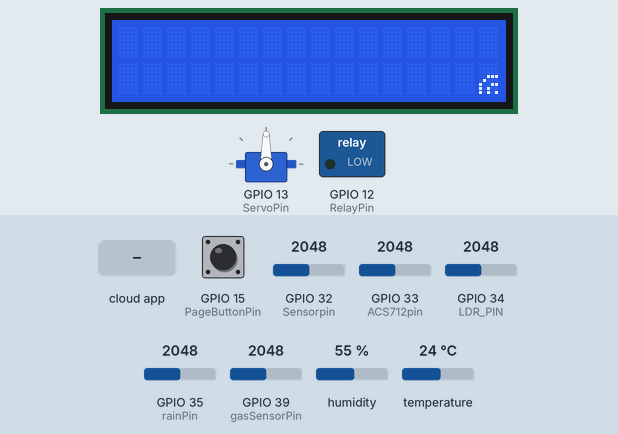
This sketch was run on a simulated ESP32. Parts: servo, 16×2 character LCD, switched loads named in the sketch (green lamp = pin HIGH). The test bench sets the inputs (shaded band); at power-on: GPIO 15 (PageButtonPin) HIGH, GPIO 33 (ACS712pin) = 2048, GPIO 32 (Sensorpin) = 2048, GPIO 34 (LDR_PIN) = 2048, GPIO 35 (rainPin) = 2048, GPIO 39 (gasSensorPin) = 2048, humidity 55 %, temperature 24 °C. WiFi joins after 1.5 s; servers stay silent unless stated; network time is answered at once with the bench clock; the local clock reads 2024-03-15 10:24:30 at power-on unless the sketch sets it; the Firebase database answers and starts empty; what the sketch prints to the serial monitor is not drawn.

Above: at 2.8 s.
2.9 s: the phone or cloud app sets lampu_led to 1
At 5.4 s:
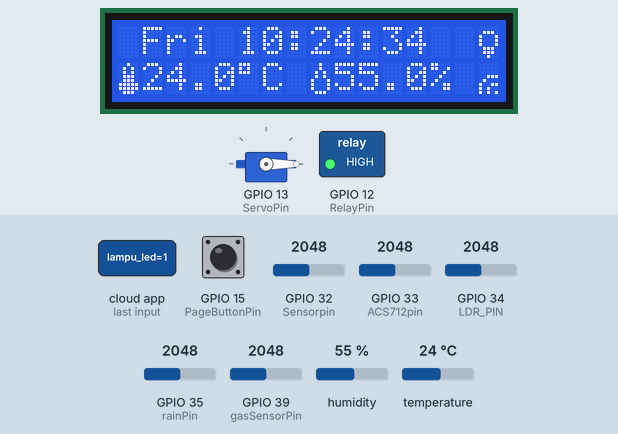
6.1 s: GPIO 15 (PageButtonPin) pulled LOW for 1 s
At 8.0 s:
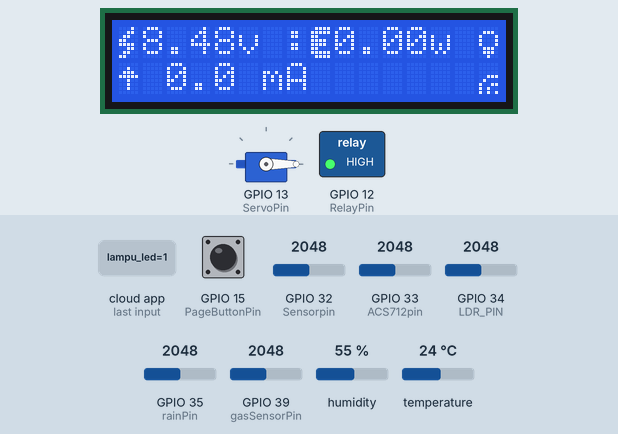
14.2 s: GPIO 33 (ACS712pin) set to 122
At 16.5 s:
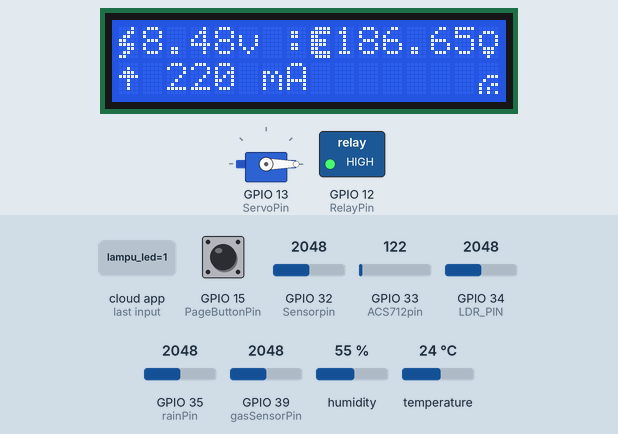
19.2 s: the phone or cloud app sets lampu_led to 0
At 22.2 s:
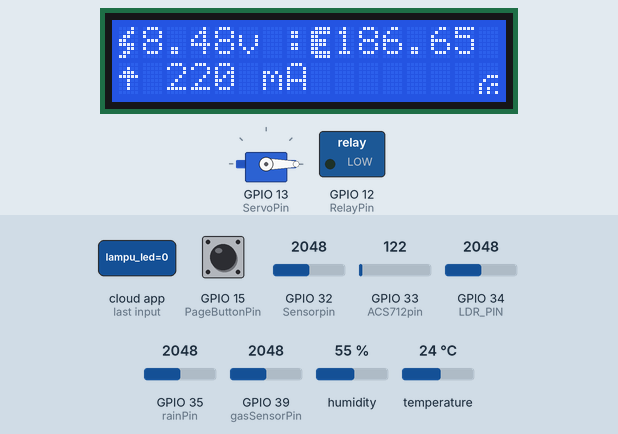
24.4 s: GPIO 32 (Sensorpin) set to 1162
At 26.54 s:
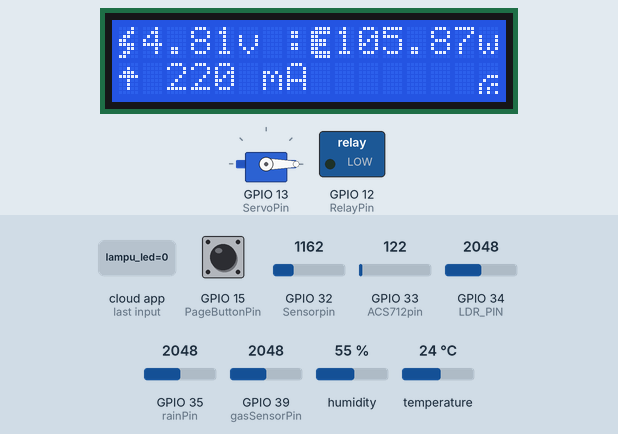
27.8 s: GPIO 32 (Sensorpin) set to 1026
At 30.7 s:
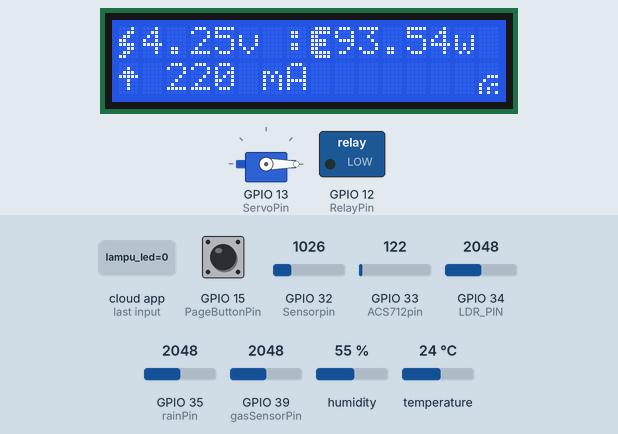
Timing chart, 0 to 32.2 s (numbered marks = the images above; inputs shaded):
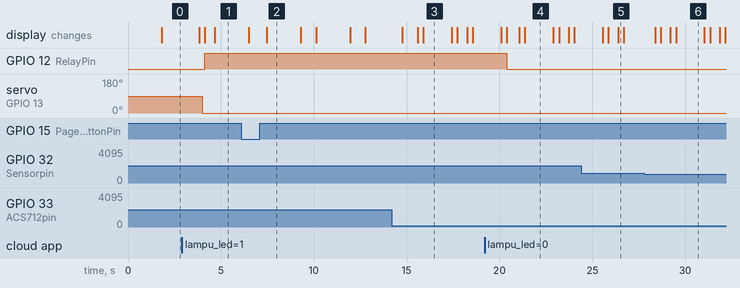

The sketch:

updateangkringan2.ino
```cpp
#include <Arduino.h>
#include <WiFiManager.h>
#include <LiquidCrystal_I2C.h>
#include <NTPClient.h>
#include <WiFiUdp.h>
#include <DHT.h>
#include <FirebaseESP32.h>
#include <ESP32_Servo.h>

#define FIREBASE_HOST "iot-angkringan-default-rtdb.asia-southeast1.firebasedatabase.app"
#define FIREBASE_AUTH "P0jMkStl4tann1ntU5GMNSeTy83LueCVQ97lU5DE"

FirebaseData firebaseData;
FirebaseJson json;
String prefix = "users/KQSMP3qTe7OkJxhdQm4fSp5C1m22/";
unsigned long lastFirebaseSendTime = 0;
const unsigned long firebaseSendInterval = 1000;

#define RelayPin 12
#define RelayButtonPin 26
#define PageButtonPin 15
#define Sensorpin 32
#define ACS712pin 33
#define LDR_PIN 34
#define rainPin 35
#define gasSensorPin 39
#define ServoPin 13
#define DHTPin 4
#define DHTTYPE DHT11
DHT dht(DHTPin, DHTTYPE);
Servo myservo;

bool relayStatus = false;

int buttonState;
int lastButtonState = LOW;
int currentPage = 1;
int LDRValue;
int gasValue;
int rainAnalog;

float V_offset_actual = 2.35;
float voltageScaleFactor = 12.0 / 9.35;

float lastTemperature = 0.0;
float lastHumidity = 0.0;

unsigned long lastDebounceTime = 0;
unsigned long debounceDelay = 50;
unsigned long lastVoltageTime = 0;
unsigned long voltageInterval = 1000;
unsigned long lastDHTTime = 0;
unsigned long DHTInterval = 2000;
unsigned long lastPredictionTime = 0;
const unsigned long predictionInterval = 6000;
unsigned long lastGasReadTime = 0;
const unsigned long gasReadInterval = 1000;


LiquidCrystal_I2C lcd(0x27, 16, 2);
byte wifi[] = {
  B00000,
  B00000,
  B00000,
  B00111,
  B01000,
  B10011,
  B10100,
  B10101
};
byte blank[] = {
  B00000,
  B00000,
  B00000,
  B00000,
  B00000,
  B00000,
  B00000,
  B00000
};
byte temp[] = {
  B00100,
  B01010,
  B01010,
  B01110,
  B01110,
  B11111,
  B11111,
  B01110
};
byte humd[] = {
  B00100,
  B00100,
  B01010,
  B01010,
  B10001,
  B10001,
  B10001,
  B01110
};
byte lamp[] = {
  B00000,
  B01110,
  B10001,
  B10001,
  B10001,
  B01110,
  B01110,
  B00100
};
byte curr[] = {
  B00000,
  B00100,
  B01110,
  B11111,
  B00100,
  B00100,
  B00100,
  B00000
};
byte volt[] = {
  B00010,
  B00110,
  B01100,
  B11000,
  B11110,
  B00110,
  B01100,
  B11000
};

byte pwrs[] = {
  B01111,
  B11111,
  B11000,
  B11110,
  B11110,
  B11000,
  B11111,
  B01111
};
const long utcOffsetInSeconds = 25200;
WiFiUDP ntpUDP;
NTPClient timeClient(ntpUDP, "pool.ntp.org", utcOffsetInSeconds);

void setup() {
  Serial.begin(115200);

  dht.begin();
  myservo.attach(ServoPin);

  pinMode(RelayPin, OUTPUT);
  pinMode(RelayButtonPin, INPUT_PULLUP);
  pinMode(PageButtonPin, INPUT_PULLUP);
  pinMode(gasSensorPin, INPUT);
  pinMode(LDR_PIN, INPUT);
  pinMode(rainPin, INPUT);

  lcd.begin();
  lcd.backlight();
  lcd.createChar(0, wifi);
  lcd.createChar(1, blank);
  lcd.createChar(2, temp);
  lcd.createChar(3, humd);
  lcd.createChar(4, lamp);
  lcd.createChar(5, curr);
  lcd.createChar(6, volt);
  lcd.createChar(7, pwrs);

//------------------------------
  WiFiManager wm;
  bool res;
  res = wm.autoConnect("angkringan 5.0", "tumbasisek");
  if (!res) {
    Serial.println("Failed to connect");
    // ESP.restart();
  } else {
    Serial.println("Connected...yeey :)");
  }

  Firebase.begin(FIREBASE_HOST, FIREBASE_AUTH);
  Firebase.reconnectWiFi(true);


//-----------------------------
  timeClient.begin();
  timeClient.update();

}

void loop() {
  unsigned long currentMillis = millis();

//-------------ganti halaman lcd dengan tombol-----------
  int pageButtonReading = digitalRead(PageButtonPin);

  if ((millis() - lastDebounceTime) > debounceDelay) {
    if (pageButtonReading != lastButtonState) {
      lastButtonState = pageButtonReading;

      if (pageButtonReading == LOW) {
        currentPage = (currentPage == 3) ? 1 : (currentPage + 1); // Geser halaman antara 1, 2, dan 3
      }

      lastDebounceTime = millis();
    }
  }

//-----------status relay------------
  String pathRelay = prefix + "/lampu_led";
  if (Firebase.getBool(firebaseData, pathRelay)) {
    relayStatus = firebaseData.boolData();
    digitalWrite(RelayPin, relayStatus);
  //  Serial.println("Kondisi lampu: " + String(relayStatus));
  }

//------------status icon wifi dan lampu---------
  lcd.setCursor(15, 1);
  if (WiFi.status() == WL_CONNECTED) {
    lcd.write(byte(0));
  } else {
    lcd.write(byte(1));
  }

  lcd.setCursor(15, 0);
  lcd.write(relayStatus ? byte(4) : byte(1));

//----------voltage, current, power---------------
  float voltage, current, power;
  if (currentMillis - lastVoltageTime >= voltageInterval) {
    lastVoltageTime = currentMillis;
    calculateVoltageCurrentPower(voltage, current, power);
  }

//-----------Temperature,danHumidity--------
  float newTemperature = dht.readTemperature();
  float newHumidity = dht.readHumidity();

  if (!isnan(newTemperature) && !isnan(newHumidity)) {
    if (newTemperature != lastTemperature || newHumidity != lastHumidity) {
      lastTemperature = newTemperature;
      lastHumidity = newHumidity;
    }
  }
//--------------LDR-------------------------
  LDRValue = analogRead(LDR_PIN);
  LDRValue = 4095 - LDRValue;

//------------rain--------------
  rainAnalog = analogRead(rainPin);

//------------prediksi hujan----------------
  if (currentMillis - lastPredictionTime >= predictionInterval) {

    PrediksiHujan(lastHumidity, lastTemperature, LDRValue);

    lastPredictionTime = currentMillis;
  }

//----------gasmq2-------------
  gasValue = analogRead(gasSensorPin);

//--------------updateToFirebase------------
      if (millis() - lastFirebaseSendTime >= firebaseSendInterval) {
        FirebaseUpdate(lastTemperature, lastHumidity, current, voltage, power, LDRValue, gasValue, rainAnalog);
        lastFirebaseSendTime = millis();
  }

//---------pergantian halaman lcd---------
  if (currentPage == 1) {
    Page1();
  } else if (currentPage == 2) {
    Page2(voltage, current, power);
  } else if (currentPage == 3) {
    Page3();
  }


//----------servo get dari firebase--------------
  String pathServo = prefix + "/servo";
    if (Firebase.getInt(firebaseData, pathServo)) {
      int angle = firebaseData.intData();
      myservo.write(angle);
  //    Serial.println("Posisi Servo: " + String(angle));
    } else {
  //    Serial.println("Failed to read servo angle from Firebase");
    }
}
```

FirebaseUpdate.ino
```cpp
void FirebaseUpdate(float temperature, float humidity, float current, float voltage, float power, int LDRValue, int gasValue,int rainAnalog) {
  String pathTemperature = prefix + "temperature";
  if (Firebase.setFloat(firebaseData, pathTemperature, temperature)) {
 //   Serial.println("Temperature: " + String(temperature));
  } else {
 //  Serial.println("Failed to write temperature to Firebase");
  }

  String pathHumidity = prefix + "humidity";
  if (Firebase.setFloat(firebaseData, pathHumidity, humidity)) {
 //   Serial.println("Humidity: " + String(humidity));
  } else {
 //   Serial.println("Failed to write humidity to Firebase");
  }

  float currentA = current / 1000.0;
  currentA = round(currentA * 100) / 100.0;
  String pathCurrent = prefix + "/current";
  if (Firebase.setFloat(firebaseData, pathCurrent, currentA)) {
  //  Serial.print("Current (divided by 1000): ");
  //  Serial.print(currentA);
  //  Serial.println(" A");
  } else {
  //  Serial.println("Failed to write current to Firebase");
  }

  String pathVoltage = prefix + "/voltage";
  if (Firebase.setFloat(firebaseData, pathVoltage, voltage)) {
  //  Serial.println("Voltage: " + String(voltage));
  } else {
  //  Serial.println("Failed to write voltage to Firebase");
  }

  String pathPower = prefix + "/power";
  if (Firebase.setFloat(firebaseData, pathPower, power)) {
  //  Serial.println("Power: " + String(power));
  } else {
  //  Serial.println("Failed to write power to Firebase");
  }

    String pathLDR = prefix + "/irradiance";
    if (Firebase.setInt(firebaseData, pathLDR, LDRValue)) {
  //    Serial.println("LDR: " + String(LDRValue));
    } else {
  //    Serial.println("Failed to write irradiance to Firebase");
    }

      String pathGas = prefix + "gas_sensor/gas";
  if (Firebase.setFloat(firebaseData, pathGas, gasValue)) {
    //Serial.print("Gas: ");
    //Serial.println(gasValue);
    String pathGasNotice = prefix + "gas_sensor/gas_notice";
    if (gasValue > 0) {
      if (Firebase.setString(firebaseData, pathGasNotice, "Gas detected")) {
     //   Serial.println("Gas detected");
      } else {
     //   Serial.println("Failed to write gas notice to Firebase");
      }
    } else {
      if (Firebase.setString(firebaseData, pathGasNotice, "No gas")) {
     //   Serial.println("No gas");
      } else {
     //   Serial.println("Failed to write gas notice to Firebase");
      }
    }
  } else {
    // Serial.println("Failed to write gas to Firebase");
  }
  String pathRainAnalog = prefix + "/rain_sensor/rain_analog";
    //  String pathRainDigital = prefix + "/rain_sensor/rain_digital";
    if (Firebase.setFloat(firebaseData, pathRainAnalog, rainAnalog)) {
      Serial.println("Rain analog: " + String(rainAnalog));
    } else {
      Serial.println("Failed to write rain analog to Firebase");
    }
    //  if (Firebase.setFloat(firebaseData, pathRainDigital, rainDigitalVal)) {
    //    Serial.println("Rain digital: " + String(rainDigitalVal));
    //  } else {
    //    Serial.println("Failed to write rain digital to Firebase");
    //  }

    String pathRainCondition = prefix + "/rain_sensor/rain_condition";

    if (rainAnalog >= 4000) {
      Serial.println("Tidak ada air hujan");
      Firebase.setString(firebaseData,  pathRainCondition , "Tidak ada air hujan");
    }
    else if (rainAnalog < 4000) {
      Serial.println("Terjadi gerimis");
      Firebase.setString(firebaseData,  pathRainCondition , "Terjadi gerimis");
    }
    else if (rainAnalog < 2000) {
      Serial.println("Terjadi hujan");
      Firebase.setString(firebaseData,  pathRainCondition , "Terjadi hujan");
    }
}
```

calculateVoltageCurrentPower.ino
```cpp
void calculateVoltageCurrentPower(float& voltage, float& current, float& power) {
  float voltageValue = analogRead(Sensorpin);
  voltage = (voltageValue / 1023.0) * 3.3 * voltageScaleFactor;
  voltage = round(voltage * 100) / 100.0;

  unsigned int x = 0;
  float AcsValue = 0.0, Samples = 0.0, AvgAcs = 0.0;
  current = 0.0;

  for (int x = 0; x < 150; x++) {
    AcsValue = analogRead(ACS712pin);
    Samples = Samples + AcsValue;
    delay(3);
  }

  AvgAcs = Samples / 150.0;
  current = ((V_offset_actual - (AvgAcs * (5.0 / 4095.0))) / 0.100) * 1000;

  if (current < 0) {
    current = 0;
  }
  current = round(current * 100) / 100.0;
  power = voltage * (current / 1000);
  power = round(power * 100.0) / 100.0;

}
```

jam.ino
```cpp
String getDayOfWeek(int day) {
  switch (day) {
    case 0:
      return "Sun";
    case 1:
      return "Mon";
    case 2:
      return "Tue";
    case 3:
      return "Wed";
    case 4:
      return "Thu";
    case 5:
      return "Fri";
    case 6:
      return "Sat";
    default:
      return "non";
  }
}
```

page.ino
```cpp
void Page1() {
  lcd.setCursor(0, 0);
  String dayOfWeek = getDayOfWeek(timeClient.getDay());
  lcd.print(" " + dayOfWeek + " " + timeClient.getFormattedTime() + "  ");

  lcd.setCursor(0, 1);
  lcd.write(byte(2));
  lcd.setCursor(1, 1);
  float temperature = dht.readTemperature();
  lcd.print(temperature);
  lcd.setCursor(5, 1);
  lcd.print((char)223);
  lcd.print("C ");

  lcd.setCursor(8, 1);
  lcd.write(byte(3));
  lcd.setCursor(9, 1);
  float humidity = dht.readHumidity();
  lcd.print(humidity);
  lcd.setCursor(13, 1);
  lcd.print("% ");
}

void Page2(float voltage, float current, float power) {

  lcd.setCursor(0, 0);
  lcd.write(byte(6));
  lcd.print(voltage, 2);
  lcd.print("v ");
//----------------------------------
  lcd.setCursor (0, 1);
  lcd.write(byte(5));
  lcd.print(" ");
  lcd.print(current,0);
  lcd.setCursor (5, 1);
  lcd.print(" mA");

//----------------------------------

  lcd.setCursor (8, 0);
  lcd.write(byte(7));
  lcd.print(power, 2);
  lcd.print("w ");

  lcd.setCursor (8, 1);
  lcd.print("      ");
}

void Page3() {
  lcd.setCursor(0, 0);
  lcd.print( " e05a1b6b9970  ");

  lcd.setCursor(0, 1);
  lcd.print(" ");
  lcd.print(WiFi.localIP());
  lcd.setCursor(13, 1);
  lcd.print("  ");
}
```

prediksi.ino
```cpp
void PrediksiHujan(float lastTemperature, float lastHumidity, int LDRValue) {
  // Rain predict
  float Light = LDRValue;
  int possibility = 0; // Initialize possibility

  if (lastHumidity > 60.0) {
    if (lastTemperature >= 20 && lastTemperature < 30) {
      if (Light < 500)
        possibility = 5;
      else if (Light < 1250)
        possibility = 3;
      else if (Light < 1500)
        possibility = 2;
      else
        possibility = 1;
    } else if (lastTemperature >= 30) {
      if (Light < 500)
        possibility = 5;
      else if (Light < 1250)
        possibility = 3;
      else
        possibility = 1;
    }
  } else if (lastHumidity <= 60.0) {
    possibility = 1;
  }

  String pathPossibility = prefix + "prediksi_hujan";

  switch (possibility) {
    case 1:
      Serial.println("Kemungkinan sangat kecil terjadi hujan");
      // Implement the updateFirebase() function to update Firebase with the prediction
      Firebase.setString(firebaseData, pathPossibility, "Kemungkinan sangat kecil terjadi hujan");
      break;
    case 2:
      Serial.println("Kemungkinan kecil terjadi hujan");
      // Implement the updateFirebase() function to update Firebase with the prediction
      Firebase.setString(firebaseData, pathPossibility, "Kemungkinan kecil terjadi hujan");
      break;
    case 3:
      Serial.println("Kemungkinan sedang terjadi hujan");
      // Implement the updateFirebase() function to update Firebase with the prediction
      Firebase.setString(firebaseData, pathPossibility, "Kemungkinan sedang terjadi hujan");
      break;
    case 4:
      Serial.println("Kemungkinan besar terjadi hujan");
      // Implement the updateFirebase() function to update Firebase with the prediction
      Firebase.setString(firebaseData, pathPossibility, "Kemungkinan besar terjadi hujan");
      break;
    case 5:
      Serial.println("Kemungkinan sangat besar terjadi hujan");
      // Implement the updateFirebase() function to update Firebase with the prediction
      Firebase.setString(firebaseData, pathPossibility, "Kemungkinan sangat besar terjadi hujan");
      break;
    default:
      Serial.println("Tidak dapat memprediksi hujan");
      // Implement the updateFirebase() function to handle other cases or errors
  }
}
```

Measured:
- the behaviour switches between 1098 and 1097 on GPIO 32 (Sensorpin) (found by bisection; images 5 and 6)
- after the input at 2.9 s, GPIO 12 (RelayPin): LOW → HIGH after 1.2 s; the display: first differs from a run without the input after 1.2 s (image 1 shows a later state)
- after the input at 6.1 s, the display: first differs from a run without the input after 1.4 s (image 2)
- after the input at 14.2 s, the display: first differs from a run without the input after 1.4 s (image 3 shows a later state)
- after the input at 19.2 s, GPIO 12 (RelayPin): HIGH → LOW after 1.2 s; the display: first differs from a run without the input after 1.2 s (image 4 shows a later state)
- what the display in image 2 shows lasts 1.8 s, from 7.5 s to 9.3 s
- what the display in image 3 shows lasts 1.5 s, from 15.9 s to 17.4 s
